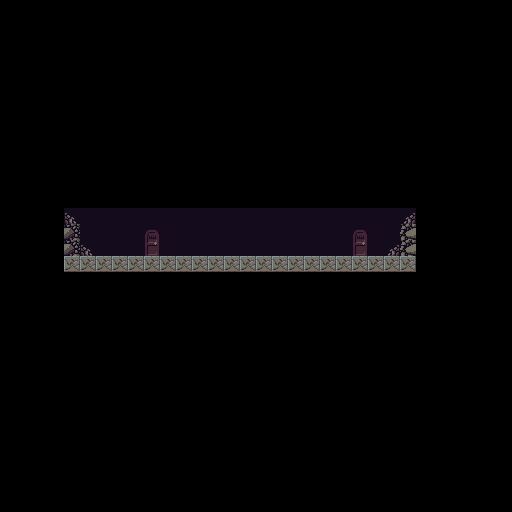

Rendered tile map (Tiled .tmx) drawn with the repository's tilesets; below, a short description and the full map source, tile grids included:
An orthogonal 32x32 tile map with 16x16 px tiles, 1 tile layer (Слой тайлов 1) and 10 objects (2x location, 2, 1).

<map version="1.0" tiledversion="1.0.3" orientation="orthogonal" renderorder="right-down" width="32" height="32" tilewidth="16" tileheight="16" nextobjectid="13">
 <tileset firstgid="1" source="tileset_cave.tsx" />
 <layer name="Слой тайлов 1" width="32" height="32">
  <data encoding="csv">
0,0,0,0,0,0,0,0,0,0,0,0,0,0,0,0,0,0,0,0,0,0,0,0,0,0,0,0,0,0,0,0,
0,0,0,0,0,0,0,0,0,0,0,0,0,0,0,0,0,0,0,0,0,0,0,0,0,0,0,0,0,0,0,0,
0,0,0,0,0,0,0,0,0,0,0,0,0,0,0,0,0,0,0,0,0,0,0,0,0,0,0,0,0,0,0,0,
0,0,0,0,0,0,0,0,0,0,0,0,0,0,0,0,0,0,0,0,0,0,0,0,0,0,0,0,0,0,0,0,
0,0,0,0,0,0,0,0,0,0,0,0,0,0,0,0,0,0,0,0,0,0,0,0,0,0,0,0,0,0,0,0,
0,0,0,0,0,0,0,0,0,0,0,0,0,0,0,0,0,0,0,0,0,0,0,0,0,0,0,0,0,0,0,0,
0,0,0,0,0,0,0,0,0,0,0,0,0,0,0,0,0,0,0,0,0,0,0,0,0,0,0,0,0,0,0,0,
0,0,0,0,0,0,0,0,0,0,0,0,0,0,0,0,0,0,0,0,0,0,0,0,0,0,0,0,0,0,0,0,
0,0,0,0,0,0,0,0,0,0,0,0,0,0,0,0,0,0,0,0,0,0,0,0,0,0,0,0,0,0,0,0,
0,0,0,0,0,0,0,0,0,0,0,0,0,0,0,0,0,0,0,0,0,0,0,0,0,0,0,0,0,0,0,0,
0,0,0,0,0,0,0,0,0,0,0,0,0,0,0,0,0,0,0,0,0,0,0,0,0,0,0,0,0,0,0,0,
0,0,0,0,0,0,0,0,0,0,0,0,0,0,0,0,0,0,0,0,0,0,0,0,0,0,0,0,0,0,0,0,
0,0,0,0,0,0,0,0,0,0,0,0,0,0,0,0,0,0,0,0,0,0,0,0,0,0,0,0,0,0,0,0,
0,0,0,0,28,92,92,92,92,92,92,92,92,92,92,92,92,92,92,92,92,92,92,92,92,29,0,0,0,0,0,0,
0,0,0,0,7,92,92,92,92,56,92,92,92,92,92,92,92,92,92,92,92,92,56,92,92,6,0,0,0,0,0,0,
0,0,0,0,7,28,92,92,92,76,92,92,92,92,92,92,92,92,92,92,92,92,76,92,29,6,0,0,0,0,0,0,
0,0,0,0,5,5,5,5,5,5,5,5,5,5,5,5,5,5,5,5,5,5,5,5,5,5,0,0,0,0,0,0,
0,0,0,0,0,0,0,0,0,0,0,0,0,0,0,0,0,0,0,0,0,0,0,0,0,0,0,0,0,0,0,0,
0,0,0,0,0,0,0,0,0,0,0,0,0,0,0,0,0,0,0,0,0,0,0,0,0,0,0,0,0,0,0,0,
0,0,0,0,0,0,0,0,0,0,0,0,0,0,0,0,0,0,0,0,0,0,0,0,0,0,0,0,0,0,0,0,
0,0,0,0,0,0,0,0,0,0,0,0,0,0,0,0,0,0,0,0,0,0,0,0,0,0,0,0,0,0,0,0,
0,0,0,0,0,0,0,0,0,0,0,0,0,0,0,0,0,0,0,0,0,0,0,0,0,0,0,0,0,0,0,0,
0,0,0,0,0,0,0,0,0,0,0,0,0,0,0,0,0,0,0,0,0,0,0,0,0,0,0,0,0,0,0,0,
0,0,0,0,0,0,0,0,0,0,0,0,0,0,0,0,0,0,0,0,0,0,0,0,0,0,0,0,0,0,0,0,
0,0,0,0,0,0,0,0,0,0,0,0,0,0,0,0,0,0,0,0,0,0,0,0,0,0,0,0,0,0,0,0,
0,0,0,0,0,0,0,0,0,0,0,0,0,0,0,0,0,0,0,0,0,0,0,0,0,0,0,0,0,0,0,0,
0,0,0,0,0,0,0,0,0,0,0,0,0,0,0,0,0,0,0,0,0,0,0,0,0,0,0,0,0,0,0,0,
0,0,0,0,0,0,0,0,0,0,0,0,0,0,0,0,0,0,0,0,0,0,0,0,0,0,0,0,0,0,0,0,
0,0,0,0,0,0,0,0,0,0,0,0,0,0,0,0,0,0,0,0,0,0,0,0,0,0,0,0,0,0,0,0,
0,0,0,0,0,0,0,0,0,0,0,0,0,0,0,0,0,0,0,0,0,0,0,0,0,0,0,0,0,0,0,0,
0,0,0,0,0,0,0,0,0,0,0,0,0,0,0,0,0,0,0,0,0,0,0,0,0,0,0,0,0,0,0,0,
0,0,0,0,0,0,0,0,0,0,0,0,0,0,0,0,0,0,0,0,0,0,0,0,0,0,0,0,0,0,0,0
</data>
 </layer>
 <objectgroup name="walls" visible="0">
  <object id="1" x="64" y="256" width="352" height="16" />
  <object id="2" x="64" y="208" width="16" height="48" />
  <object id="3" x="80" y="240" width="16" height="16" />
  <object id="4" x="384" y="240" width="16" height="16" />
  <object id="5" x="400" y="208" width="16" height="48" />
 </objectgroup>
 <objectgroup name="location" visible="0">
  <object id="6" name="location" x="144" y="224" width="16" height="32" />
  <object id="7" name="location" x="352" y="224" width="16" height="32" />
 </objectgroup>
 <objectgroup name="player" visible="0">
  <object id="8" x="224" y="192" width="16" height="16" />
 </objectgroup>
 <objectgroup name="teleport">
  <object id="11" name="2" x="352" y="240" width="16" height="16" />
  <object id="12" name="1" x="144" y="240" width="16" height="16" />
 </objectgroup>
</map>
